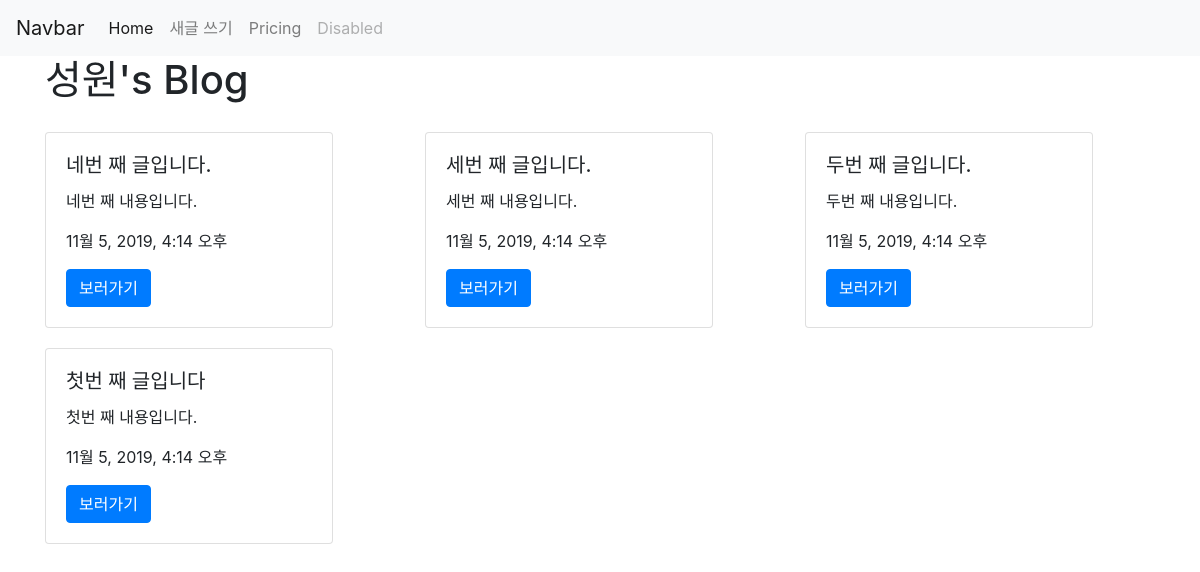
The page / on the database its author committed.
### posts/models.py (models this page shows, shortened)
class Post(models.Model):
    class Meta:
        ordering = ['-created_at']
    POST_TYPES = [
        (0, "칼럼"),
        (1, "뉴스"),
        (2, "소설")
    ]
    title = models.CharField(max_length=200,
                            verbose_name="제목")
    content = models.TextField(verbose_name="내용")
    view_count = models.IntegerField(default=0,
                                    verbose_name="조회수")
    _type = models.PositiveSmallIntegerField(choices=POST_TYPES,
                                            verbose_name="게시글타입")
    image = models.ImageField(upload_to="posts/img", blank=True)
    created_at = models.DateTimeField(auto_now_add=True,
                                     verbose_name="등록시간")
    updated_at = models.DateTimeField(auto_now=True,
                                     verbose_name="업데이트시간")
    def get_absolute_url(self):
        return reverse('posts:show', args=[self.pk])

### posts/views.py (the view)
# urls.py: path('', main, name="main"),
def main(request):
    context = {
        'posts': Post.objects.all()
    }
    return render(request, 'posts/main.html', context)

### posts/templates/posts/main.html
{% extends 'base.html' %}
{% load static %}
{% block content %}
<div class="container">
    <h1>
        성원's Blog
    </h1>
    <div class="row">
        {% for post in posts %}
        <div class="col-md-4 col-12">
            <div class="card" style="width: 18rem; margin-top: 20px;">
              <div class="card-body">
                <h5 class="card-title">{{ post.title }}</h5>
                <p class="card-text">{{ post.content }}</p>
                <p>{{ post.created_at }}</p>
                <a href="{{ post.get_absolute_url }}" class="btn btn-primary">보러가기</a>
              </div>
            </div>
        </div>
        {% endfor %}
    </div>
</div>
{% endblock %}

### rows shown on the page
Post: title "네번 째 글입니다.", content "네번 째 내용입니다.", created_at "11월 5, 2019, 4:14 오후"
Post: title "세번 째 글입니다.", content "세번 째 내용입니다.", created_at "11월 5, 2019, 4:14 오후"
Post: title "두번 째 글입니다.", content "두번 째 내용입니다.", created_at "11월 5, 2019, 4:14 오후"
Post: title "첫번 째 글입니다", content "첫번 째 내용입니다.", created_at "11월 5, 2019, 4:14 오후"
